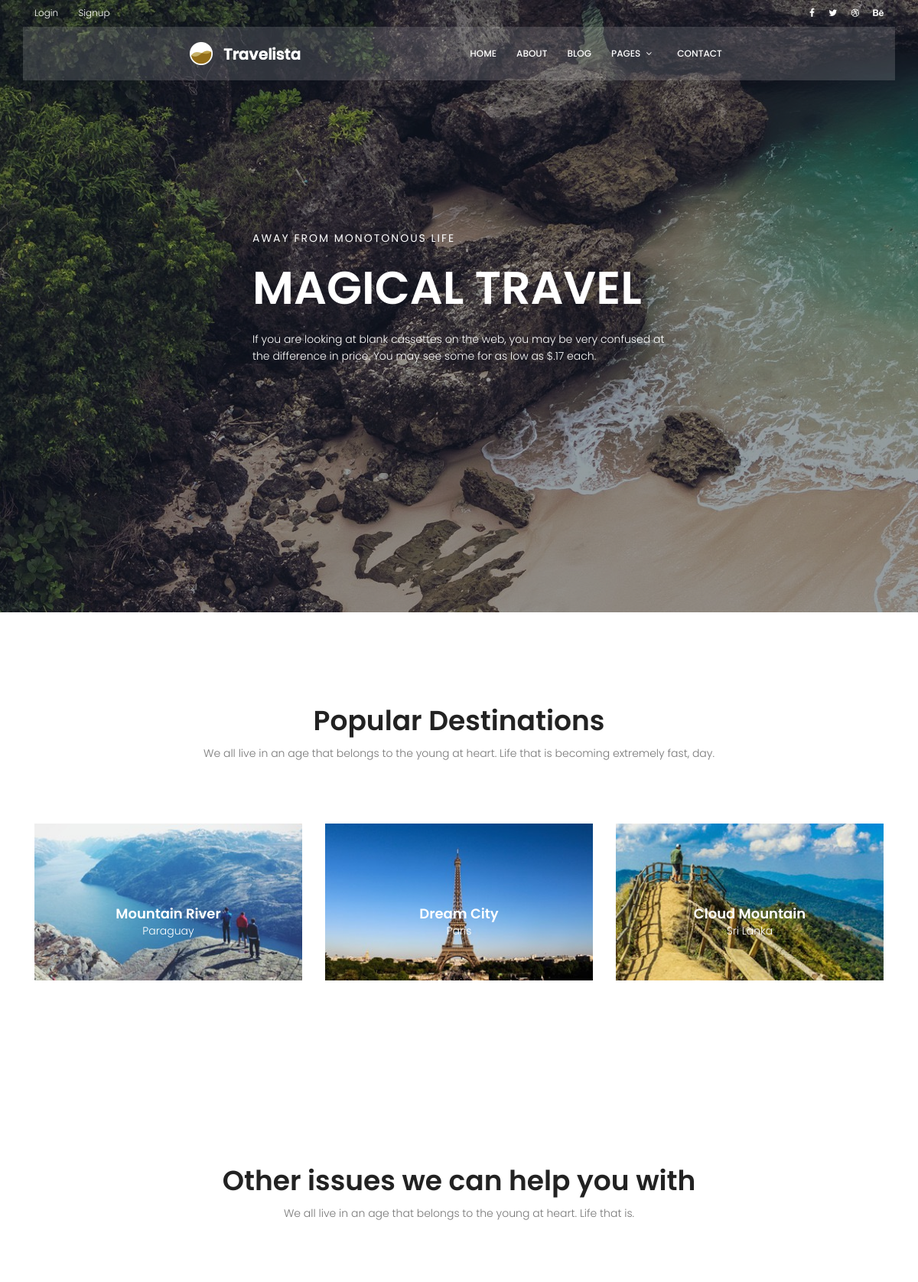
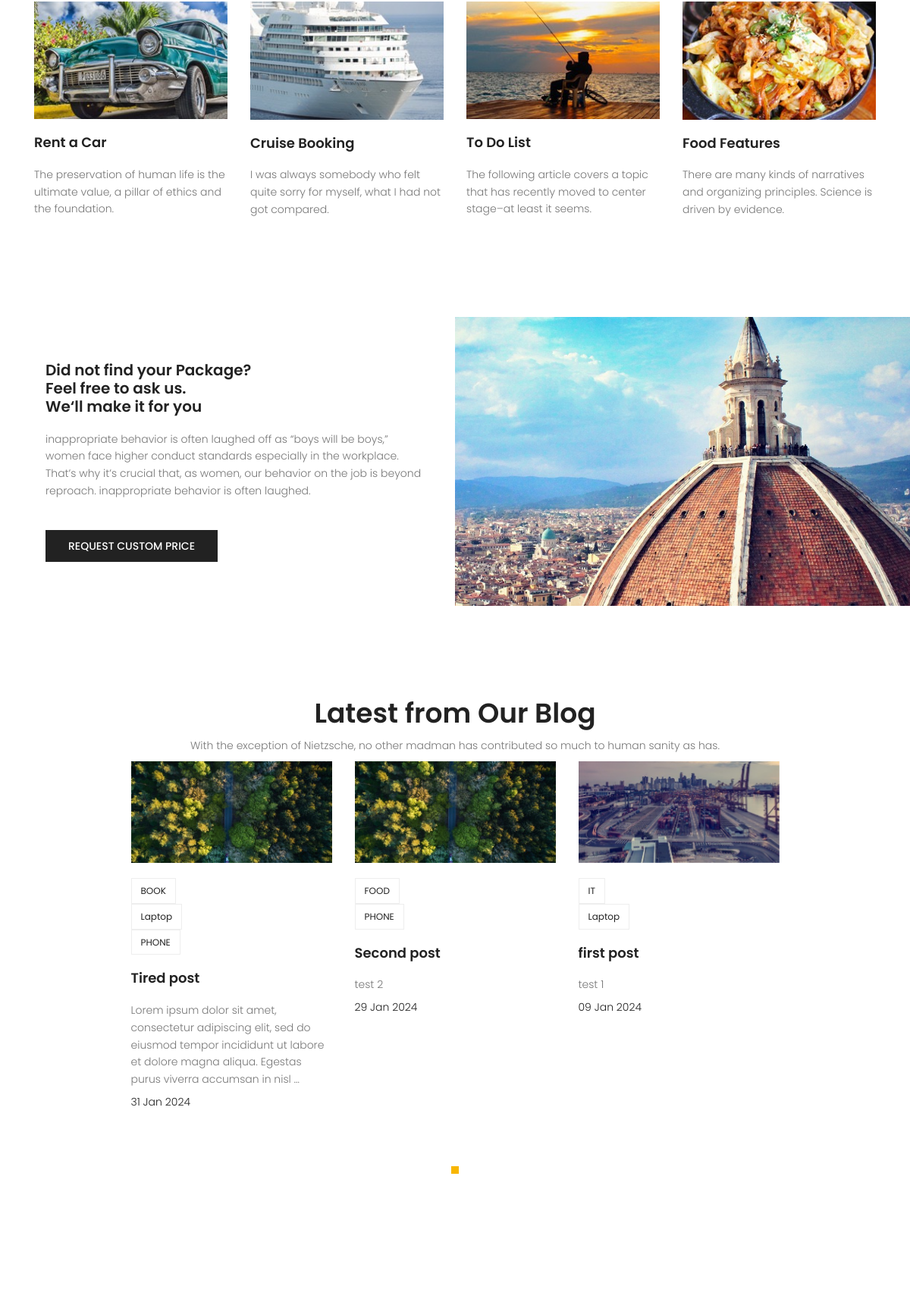
The page / (upper part) on the database its author committed (2 pictures, top to bottom).
### blog/models.py (models this page shows, shortened)
class Post(models.Model):
    title = models.CharField(max_length = 255)
    content = models.TextField()
    image = models.ImageField(upload_to='blog/',default='blog/default.jpg')
    tags = TaggableManager()
    category = models.ManyToManyField(Category)
    author = models.ForeignKey(User, on_delete=models.SET_NULL, null=True)
    counted_view = models.IntegerField(default=0)
    status = models.BooleanField(default=False)
    login_require = models.BooleanField(default=False)
    created_date = models.DateTimeField(auto_now_add=True)
    updated_date = models.DateTimeField(auto_now=True)
    published_date = models.DateTimeField(null=True)
    class Meta:
        ordering = ['-created_date']

class Category(models.Model):
    name = models.CharField(max_length = 255)

### website/views.py (the view)
# urls.py: path('',index_view, name='home'),
def index_view(request):
    return render(request, 'website/index.html')

### website/templatetags/website_tags.py (called while the page is built)
@register.inclusion_tag('website/latest-post-home.html')
def latest_post_home():
    posts = Post.objects.filter(published_date__lte=datetime.now(tz=timezone.utc), status=1).order_by('-published_date')[:6]
    return {'posts' : posts}

### templates/website/index.html (shortened to what this page needs)
{% extends 'base.html' %} {% load static %} {% load website_tags %} {% block content %}
<section class="banner-area relative">
  <div class="overlay overlay-bg"></div>
  <div class="container">
    <div class="row fullscreen align-items-center justify-content-between">
      <div class="col-lg-6 col-md-6 banner-left">
        <h6 class="text-white">Away from monotonous life</h6>
        <h1 class="text-white">Magical Travel</h1>
        <p class="text-white">
          If you are looking at blank cassettes on the web, you may be very
          confused at the difference in price. You may see some for as low as
          $.17 each.
        </p>
      </div>
    </div>
  </div>
</section>
<section class="popular-destination-area section-gap">
  <div class="container">
    <div class="row d-flex justify-content-center">
      <div class="menu-content pb-70 col-lg-8">
        <div class="title text-center">
          <h1 class="mb-10">Popular Destinations</h1>
          <p>
            We all live in an age that belongs to the young at heart. Life that
            is becoming extremely fast, day.
          </p>
        </div>
      </div>
    </div>
    <div class="row">
      <div class="col-lg-4">
        <div class="single-destination relative">
          <div class="thumb relative">
            <img class="img-fluid" src="{% static 'img/d1.jpg' %}" alt="" />
          </div>
          <div class="desc">
            <h4>Mountain River</h4>
            <p>Paraguay</p>
          </div>
        </div>
      </div>
      <div class="col-lg-4">
        <div class="single-destination relative">
          <div class="thumb relative">
            <img class="img-fluid" src="{% static 'img/d2.jpg' %}" alt="" />
          </div>
          <div class="desc">
            <h4>Dream City</h4>
            <p>Paris</p>
          </div>
        </div>
      </div>
      <div class="col-lg-4">
        <div class="single-destination relative">
          <div class="thumb relative">
            <img class="img-fluid" src="{% static 'img/d3.jpg' %}" alt="" />
          </div>
          <div class="desc">
            <h4>Cloud Mountain</h4>
            <p>Sri Lanka</p>
          </div>
        </div>
      </div>
    </div>
  </div>
</section>
<section class="other-issue-area section-gap">
  <div class="container">
    <div class="row d-flex justify-content-center">
      <div class="menu-content pb-70 col-lg-9">
        <div class="title text-center">
          <h1 class="mb-10">Other issues we can help you with</h1>
          <p>
            We all live in an age that belongs to the young at heart. Life that
            is.
          </p>
        </div>
      </div>
    </div>
    <div class="row">
      <div class="col-lg-3 col-md-6">
        <div class="single-other-issue">
          <div class="thumb">
            <img class="img-fluid" src="{% static 'img/o1.jpg' %}" alt="" />
          </div>
          <a href="#">
            <h4>Rent a Car</h4>
          </a>
          <p>
            The preservation of human life is the ultimate value, a pillar of
            ethics and the foundation.
          </p>
        </div>
      </div>
      <div class="col-lg-3 col-md-6">
        <div class="single-other-issue">
          <div class="thumb">
            <img class="img-fluid" src="{% static 'img/o2.jpg' %}" alt="" />
          </div>
          <a href="#">
            <h4>Cruise Booking</h4>
          </a>
          <p>
            I was always somebody who felt quite sorry for myself, what I had
            not got compared.
          </p>
        </div>
      </div>
      <div class="col-lg-3 col-md-6">
        <div class="single-other-issue">
          <div class="thumb">
            <img class="img-fluid" src="{% static 'img/o3.jpg' %}" alt="" />
          </div>
          <a href="#">
            <h4>To Do List</h4>
          </a>
          <p>
            The following article covers a topic that has recently moved to
            center stage–at least it seems.
          </p>
        </div>
      </div>
      <div class="col-lg-3 col-md-6">
        <div class="single-other-issue">
          <div class="thumb">
            <img class="img-fluid" src="{% static 'img/o4.jpg' %}" alt="" />
          </div>
          <a href="#">
            <h4>Food Features</h4>
          </a>
          <p>
            There are many kinds of narratives and organizing principles.
            Science is driven by evidence.
          </p>
        </div>
      </div>
    </div>
  </div>
</section>
<section class="home-about-area">
  <div class="container-fluid">
    <div class="row align-items-center justify-content-end">
      <div class="col-lg-6 col-md-12 home-about-left">
        <h1>
          Did not find your Package? <br />
          Feel free to ask us. <br />
          We‘ll make it for you
        </h1>
        <p>
          inappropriate behavior is often laughed off as “boys will be boys,”
          women face higher conduct standards especially in the workplace.
          That’s why it’s crucial that, as women, our behavior on the job is
          beyond reproach. inappropriate behavior is often laughed.
        </p>
        <a href="#" class="primary-btn text-uppercase">request custom price</a>
      </div>
      <div class="col-lg-6 col-md-12 home-about-right no-padding">
        <img class="img-fluid" src="{% static 'img/about-img.jpg' %}" alt="" />
      </div>
    </div>
  </div>
</section>
<section class="recent-blog-area section-gap">
  <div class="container">
    <div class="row d-flex justify-content-center">
      <div class="menu-content pb-60 col-lg-9">
        <div class="title text-center">
          <h1 class="mb-10">Latest from Our Blog</h1>
          <p>
            With the exception of Nietzsche, no other madman has contributed so
            much to human sanity as has.
          </p>
        </div>
        <div class="row">
          <div class="active-recent-blog-carusel">
          {% latest_post_home %}
        </div>
        </div>
      </div>
    </div>
  </div>
</section>
{% endblock %}

### templates/website/latest-post-home.html
{% load static %} {% for post in posts %}
<div class="single-recent-blog-post item">
  <div class="thumb">
    <img class="img-fluid" src="{{post.image.url}}" alt="" />
  </div>
  <div class="details">
    <div class="tags">
      {% for cat in post.category.all %}
      <ul>
        <li>
          <a href="{% url 'blog:category' cat_name=cat.name %}">{{cat.name}}</a>
        </li>
      </ul>
      {% endfor %}
    </div>
    <a href="{% url 'blog:single' pid=post.id %}"
      ><h4 class="title">{{post.title}}</h4></a
    >
    <p>{{post.content|truncatewords_html:25}}</p>
    <h6 class="date">{{post.published_date|date:"d M Y"}}</h6>
  </div>
</div>
{% endfor %}

### statics/css/main.css (style rules this page uses)
body { color: #777777; font-family: "Poppins", sans-serif; font-size: 14px; font-weight: 300; line-height: 1.625em; position: relative; }
ol, ul { margin: 0; padding: 0; list-style: none; }
a { -webkit-transition: all 0.3s ease 0s; -moz-transition: all 0.3s ease 0s; -o-transition: all 0.3s ease 0s; transition: all 0.3s ease 0s; }
a, a:focus, a:hover { text-decoration: none; outline: 0; }
h1, h2, h3, h4, h5, h6 { font-family: "Poppins", sans-serif; color: #222222; line-height: 1.2em !important; margin-bottom: 0; margin-top: 0; font-weight: 600; }
h1, .h1 { font-size: 36px; }
h4, .h4 { font-size: 18px; }
h6, .h6 { font-size: 14px; color: #222222; }
.mb-10 { margin-bottom: 10px; }
.pb-60 { padding-bottom: 60px; }
.pb-70 { padding-bottom: 70px; }
.text-white { color: #fff; }
.text-center { text-align: center; }
.relative { position: relative; }
.overlay { position: absolute; left: 0; right: 0; top: 0; bottom: 0; }
.no-padding { padding: 0; }
h1 { font-size: 36px; }
h4 { font-size: 18px; }
h6 { font-size: 14px; }
h1, h2, h3, h4, h5, h6 { line-height: 1.5em; }
.section-gap { padding: 120px 0; }
.primary-btn { background: #f8b600; line-height: 42px; padding-left: 30px; padding-right: 30px; border: none; color: #fff; display: inline-block; font-size: 14px; font-weight: 500; position: relative; -webkit-transition: all 0.3s ease 0s; -moz-transition: all 0.3s ease 0s; -o-transition: all 0.3s ease 0s; transition: all 0.3s ease 0s; cursor: pointer; position: relative; }
.banner-area { background: url(../img/hero-bg.jpg) center; background-size: cover; }
.banner-area .overlay-bg { background: rgba(4, 9, 30, 0.4); }
.banner-left h6 { text-transform: uppercase; font-weight: 400; font-size: 14px; letter-spacing: 2px; }
.banner-left h1 { margin: 20px 0; font-size: 60px; text-transform: uppercase; }
.banner-left p { margin: 20px 0px; }
.single-destination { -webkit-transition: all 0.3s ease 0s; -moz-transition: all 0.3s ease 0s; -o-transition: all 0.3s ease 0s; transition: all 0.3s ease 0s; }
.single-destination .thumb { position: relative; }
.single-destination .thumb img { width: 100%; }
.single-destination .desc { text-align: center; position: absolute; width: 100%; left: 50%; top: 50%; transform: translate(-50%, -50%); }
.single-destination .desc h4 { color: #fff; }
.single-destination .desc p { color: #fff; font-size: 14px; font-weight: 300; margin-bottom: 0px; }
.single-other-issue .thumb { overflow: hidden; }
.single-other-issue .thumb img { width: 100%; -webkit-transition: all 0.3s ease 0s; -moz-transition: all 0.3s ease 0s; -o-transition: all 0.3s ease 0s; transition: all 0.3s ease 0s; }
.single-other-issue h4 { margin: 20px 0; -webkit-transition: all 0.3s ease 0s; -moz-transition: all 0.3s ease 0s; -o-transition: all 0.3s ease 0s; transition: all 0.3s ease 0s; }
.home-about-area .home-about-left { padding-left: 20%; }
@media (max-width: 1366px) { .home-about-area .home-about-left { padding-left: 5%; } }
.home-about-area .home-about-left h1 { max-width: 510px; }
@media (max-width: 1366px) { .home-about-area .home-about-left h1 { font-size: 20px; } }
.home-about-area .home-about-left p { max-width: 500px; padding: 20px 0; }
.home-about-area .home-about-left .primary-btn { margin-top: 10px; background: #222; font-size: 14px; }
.home-about-area .home-about-right img { width: 100%; }
.recent-blog-area .single-recent-blog-post .thumb { overflow: hidden; }
.recent-blog-area .single-recent-blog-post .thumb img { -webkit-transition: all 0.3s ease 0s; -moz-transition: all 0.3s ease 0s; -o-transition: all 0.3s ease 0s; transition: all 0.3s ease 0s; }
.recent-blog-area .single-recent-blog-post .tags { margin: 20px 0px; }
.recent-blog-area .single-recent-blog-post .tags li { display: inline-block; border: 1px solid #eee; padding: 4px 12px; -webkit-transition: all 0.3s ease 0s; -moz-transition: all 0.3s ease 0s; -o-transition: all 0.3s ease 0s; transition: all 0.3s ease 0s; }
.recent-blog-area .single-recent-blog-post .tags li a { font-weight: 400; font-size: 12px; color: #222; }
.recent-blog-area .single-recent-blog-post .title { -webkit-transition: all 0.3s ease 0s; -moz-transition: all 0.3s ease 0s; -o-transition: all 0.3s ease 0s; transition: all 0.3s ease 0s; margin: 20px 0; }
.recent-blog-area .single-recent-blog-post .date { color: #222; font-weight: 300; }

### rows shown on the page
Post: image (placeholder picture), title "Tired post", content "Lorem ipsum dolor sit amet, consectetur adipiscing elit, sed do eiusmod tempor incididunt ut labore et dolore magna aliqua. Egestas purus viverra accumsan in nisl …", published_date "31 Jan 2024"
Category: name "BOOK"
Category: name "Laptop"
Category: name "PHONE"
Post: image (placeholder picture), title "Second post", content "test 2", published_date "29 Jan 2024"
Category: name "FOOD"
Post: image (picture), title "first post", content "test 1", published_date "09 Jan 2024"
Category: name "IT"
